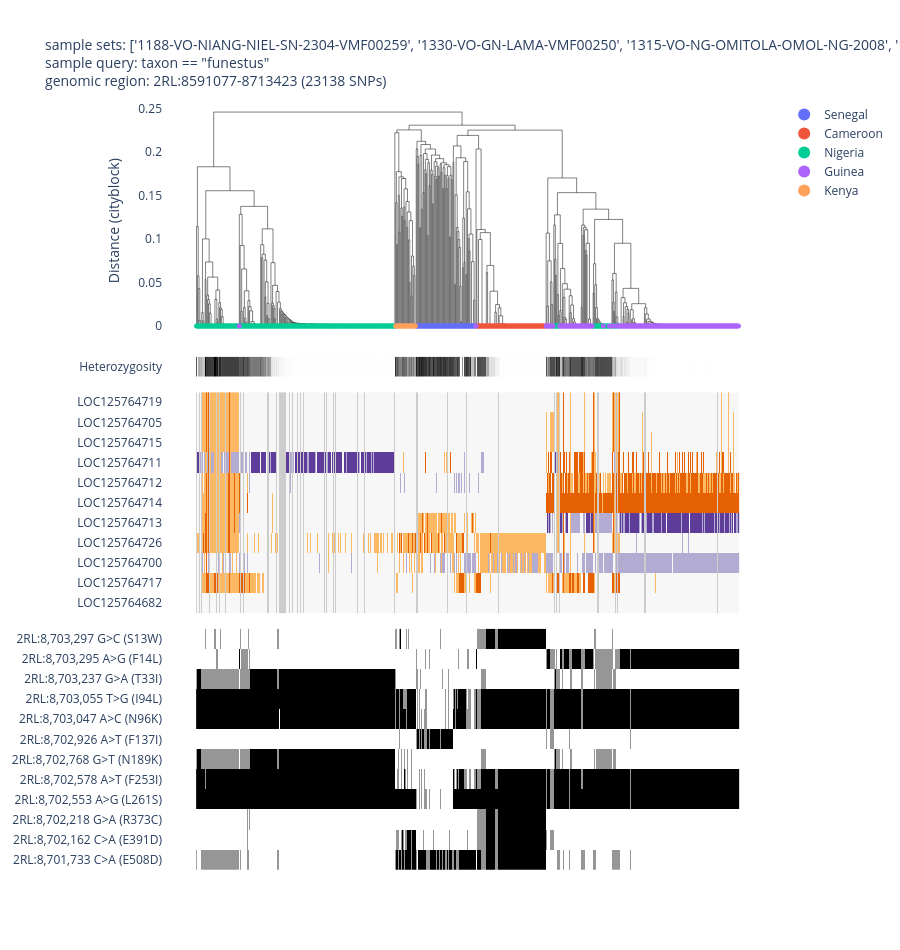

Notebook source saved alongside this figure:
### Code cell
af1.plot_diplotype_clustering_advanced(
    region="2RL:8591077-8713423",        
    cnv_region="2RL:8591077-8713423",    
    snp_transcript="LOC125764705_t1",            
    sample_sets=sample_sets,  
    sample_query='taxon == "funestus"',                         
    site_mask="funestus",                     
    linkage_method="complete",                 
    color="country",  
)

### Figure 1 — Plotly figure (JSON) as saved in the notebook; plotly's stock layout.template omitted (floating-point values rounded to 4 significant figures; data arrays with more than 128 entries replaced by an {"elided": "..."} marker saying what was removed)
{"data": [{"hovertemplate": "x=%{x}<br>y=%{y}<extra></extra>", "legendgroup": "", "line": {"color": "black", "dash": "solid", "width": 0.5}, "marker": {"size": 5, "symbol": "circle"}, "mode": "lines", "name": "", "orientation": "v", "showlegend": false, "type": "scatter", "x": {"elided": "3170 float values"}, "xaxis": "x", "y": {"elided": "3170 float values"}, "yaxis": "y"}, {"customdata": {"elided": "71x11 mixed values"}, "hovertemplate": "<b>%{hovertext}</b><br><br>country=%{customdata[4]}<br>x=%{x}<br>y=%{y}<br>sample_id=%{customdata[0]}<br>partner_sample_id=%{customdata[1]}<br>sample_set=%{customdata[2]}<br>taxon=%{customdata[3]}<br>admin1_iso=%{customdata[5]}<br>admin1_name=%{customdata[6]}<br>admin2_name=%{customdata[7]}<br>location=%{customdata[8]}<br>year=%{customdata[9]}<br>month=%{customdata[10]}<extra></extra>", "hovertext": ["VBS84566-6020STDY14424039", "VBS84519-6020STDY14423992", "VBS84518-6020STDY14423991", "VBS84485-6020STDY14423934", "VBS84752-6020STDY14424297", "VBS84749-6020STDY14424294", "VBS84837-6020STDY14424406", "VBS84409-6020STDY14423834", "VBS84520-6020STDY14423993", "VBS84867-6020STDY14424460", "VBS84869-6020STDY14424462", "VBS84769-6020STDY14424314", "VBS84755-6020STDY14424300", "VBS84839-6020STDY14424408", "VBS84864-6020STDY14424457", "VBS84865-6020STDY14424458", "VBS84756-6020STDY14424301", "VBS84861-6020STDY14424454", "VBS84754-6020STDY14424299", "VBS84783-6020STDY14424328", "VBS84748-6020STDY14424293", "VBS84753-6020STDY14424298", "VBS84394-6020STDY14423819", "VBS84885-6020STDY14424478", "VBS84771-6020STDY14424316", "VBS84862-6020STDY14424455", "VBS84393-6020STDY14423818", "VBS84784-6020STDY14424329", "VBS84842-6020STDY14424411", "VBS84417-6020STDY14423842", "VBS84750-6020STDY14424295", "VBS84770-6020STDY14424315", "VBS84841-6020STDY14424410", "VBS84863-6020STDY14424456", "VBS84751-6020STDY14424296", "VBS84868-6020STDY14424461", "VBS84782-6020STDY14424327", "VBS84884-6020STDY14424477", "VBS84781-6020STDY14424326", "VBS84886-6020STDY14424479", "VBS84838-6020STDY14424407", "VBS84840-6020STDY14424409", "VBS84843-6020STDY14424412", "VBS84866-6020STDY14424459", "VBS84387-6020STDY14423812", "VBS84677-6020STDY14424198", "VBS85103-6020STDY14424768", "VBS85109-6020STDY14424774", "VBS85009-6020STDY14424650", "VBS85110-6020STDY14424775", "VBS85111-6020STDY14424776", "VBS85107-6020STDY14424772", "VBS85021-6020STDY14424662", "VBS85077-6020STDY14424742", "VBS85112-6020STDY14424777", "VBS85104-6020STDY14424769", "VBS85106-6020STDY14424771", "VBS85105-6020STDY14424770", "VBS85113-6020STDY14424778", "VBS85019-6020STDY14424660", "VBS85020-6020STDY14424661", "VBS85008-6020STDY14424649", "VBS85012-6020STDY14424653", "VBS85006-6020STDY14424647", "VBS85007-6020STDY14424648", "VBS85023-6020STDY14424664", "VBS85013-6020STDY14424654", "VBS85016-6020STDY14424657", "VBS85022-6020STDY14424663", "VBS85015-6020STDY14424656", "VBS85030-6020STDY14424671"], "legendgroup": "Senegal", "line": {"color": "black", "width": 0.5}, "marker": {"color": "#636EFA", "size": 5, "symbol": "circle"}, "mode": "markers", "name": "Senegal", "orientation": "v", "showlegend": true, "type": "scatter", "x": [232, 257, 258, 259, 260, 261, 262, 263, 264, 265, 266, 267, 268, 269, 270, 271, 272, 273, 274, 275, 276, 277, 278, 279, 280, 281, 282, 283, 284, 285, 286, 287, 288, 289, 290, 291, 292, 293, 294, 295, 296, 297, 298, 299, 300, 301, 302, 303, 304, 305, 306, 307, 308, 309, 310, 311, 312, 313, 314, 315, 316, 317, 318, 319, 320, 321, 322, 323, 324, 325, 326], "xaxis": "x", "y": [0, 0, 0, 0, 0, 0, 0, 0, 0, 0, 0, 0, 0, 0, 0, 0, 0, 0, 0, 0, 0, 0, 0, 0, 0, 0, 0, 0, 0, 0, 0, 0, 0, 0, 0, 0, 0, 0, 0, 0, 0, 0, 0, 0, 0, 0, 0, 0, 0, 0, 0, 0, 0, 0, 0, 0, 0, 0, 0, 0, 0, 0, 0, 0, 0, 0, 0, 0, 0, 0, 0], "yaxis": "y"}, {"customdata": {"elided": "81x11 mixed values"}, "hovertemplate": "<b>%{hovertext}</b><br><br>country=%{customdata[4]}<br>x=%{x}<br>y=%{y}<br>sample_id=%{customdata[0]}<br>partner_sample_id=%{customdata[1]}<br>sample_set=%{customdata[2]}<br>taxon=%{customdata[3]}<br>admin1_iso=%{customdata[5]}<br>admin1_name=%{customdata[6]}<br>admin2_name=%{customdata[7]}<br>location=%{customdata[8]}<br>year=%{customdata[9]}<br>month=%{customdata[10]}<extra></extra>", "hovertext": ["VBS67761-6838STDY13256115", "VBS67758-6838STDY13256113", "VBS67739-6838STDY13256097", "VBS67794-6838STDY13256143", "VBS67834-6838STDY13256178", "VBS67847-6838STDY13256190", "VBS67757-6838STDY13256112", "VBS67767-6838STDY13256121", "VBS67838-6838STDY13256182", "VBS67764-6838STDY13256118", "VBS67770-6838STDY13256124", "VBS67800-6838STDY13256146", "VBS67773-6838STDY13256127", "VBS67840-6838STDY13256184", "VBS67769-6838STDY13256123", "VBS67779-6838STDY13256133", "VBS67801-6838STDY13256147", "VBS67841-6838STDY13256185", "VBS67780-6838STDY13256134", "VBS67797-6838STDY13256144", "VBS67824-6838STDY13256169", "VBS67777-6838STDY13256131", "VBS67745-6838STDY13256102", "VBS67793-6838STDY13256142", "VBS67849-6838STDY13256192", "VBS67785-6838STDY13256139", "VBS67748-6838STDY13256105", "VBS67775-6838STDY13256129", "VBS67806-6838STDY13256153", "VBS67805-6838STDY13256152", "VBS67749-6838STDY13256106", "VBS67754-6838STDY13256109", "VBS67825-6838STDY13256170", "VBS67765-6838STDY13256119", "VBS67751-6838STDY13256107", "VBS67813-6838STDY13256158", "VBS67786-6838STDY13256140", "VBS67798-6838STDY13256145", "VBS67747-6838STDY13256104", "VBS67752-6838STDY13256108", "VBS67763-6838STDY13256117", "VBS67742-6838STDY13256099", "VBS67744-6838STDY13256101", "VBS67784-6838STDY13256138", "VBS67741-6838STDY13256098", "VBS67818-6838STDY13256163", "VBS67823-6838STDY13256168", "VBS67766-6838STDY13256120", "VBS67835-6838STDY13256179", "VBS67845-6838STDY13256189", "VBS67782-6838STDY13256136", "VBS67844-6838STDY13256188", "VBS67836-6838STDY13256180", "VBS67832-6838STDY13256176", "VBS67842-6838STDY13256186", "VBS67760-6838STDY13256114", "VBS67822-6838STDY13256167", "VBS67848-6838STDY13256191", "VBS67743-6838STDY13256100", "VBS67817-6838STDY13256162", "VBS67783-6838STDY13256137", "VBS67821-6838STDY13256166", "VBS67755-6838STDY13256110", "VBS67808-6838STDY13256155", "VBS67776-6838STDY13256130", "VBS67830-6838STDY13256174", "VBS67762-6838STDY13256116", "VBS67827-6838STDY13256171", "VBS67831-6838STDY13256175", "VBS67837-6838STDY13256181", "VBS67772-6838STDY13256126", "VBS67746-6838STDY13256103", "VBS67833-6838STDY13256177", "VBS67803-6838STDY13256149", "VBS67768-6838STDY13256122", "VBS67802-6838STDY13256148", "VBS67778-6838STDY13256132", "VBS67781-6838STDY13256135", "VBS67843-6838STDY13256187", "VBS67787-6838STDY13256141", "VBS67828-6838STDY13256172"], "legendgroup": "Cameroon", "line": {"color": "black", "width": 0.5}, "marker": {"color": "#EF553B", "size": 5, "symbol": "circle"}, "mode": "markers", "name": "Cameroon", "orientation": "v", "showlegend": true, "type": "scatter", "x": [328, 329, 330, 331, 332, 333, 334, 335, 336, 337, 338, 339, 340, 341, 342, 343, 344, 345, 346, 347, 348, 349, 350, 351, 352, 353, 354, 355, 356, 357, 358, 359, 360, 361, 362, 363, 364, 365, 366, 367, 368, 369, 370, 371, 372, 373, 374, 375, 376, 377, 378, 379, 380, 381, 382, 383, 384, 385, 386, 387, 388, 389, 390, 391, 392, 393, 394, 395, 396, 397, 398, 399, 400, 401, 402, 403, 404, 405, 406, 407, 408], "xaxis": "x", "y": [0, 0, 0, 0, 0, 0, 0, 0, 0, 0, 0, 0, 0, 0, 0, 0, 0, 0, 0, 0, 0, 0, 0, 0, 0, 0, 0, 0, 0, 0, 0, 0, 0, 0, 0, 0, 0, 0, 0, 0, 0, 0, 0, 0, 0, 0, 0, 0, 0, 0, 0, 0, 0, 0, 0, 0, 0, 0, 0, 0, 0, 0, 0, 0, 0, 0, 0, 0, 0, 0, 0, 0, 0, 0, 0, 0, 0, 0, 0, 0, 0], "yaxis": "y"}, {"customdata": {"elided": "263x11 mixed values"}, "hovertemplate": "<b>%{hovertext}</b><br><br>country=%{customdata[4]}<br>x=%{x}<br>y=%{y}<br>sample_id=%{customdata[0]}<br>partner_sample_id=%{customdata[1]}<br>sample_set=%{customdata[2]}<br>taxon=%{customdata[3]}<br>admin1_iso=%{customdata[5]}<br>admin1_name=%{customdata[6]}<br>admin2_name=%{customdata[7]}<br>location=%{customdata[8]}<br>year=%{customdata[9]}<br>month=%{customdata[10]}<extra></extra>", "hovertext": {"elided": "263 str values"}, "legendgroup": "Nigeria", "line": {"color": "black", "width": 0.5}, "marker": {"color": "#00CC96", "size": 5, "symbol": "circle"}, "mode": "markers", "name": "Nigeria", "orientation": "v", "showlegend": true, "type": "scatter", "x": {"elided": "263 int values"}, "xaxis": "x", "y": {"elided": "263 int values"}, "yaxis": "y"}, {"customdata": {"elided": "196x11 mixed values"}, "hovertemplate": "<b>%{hovertext}</b><br><br>country=%{customdata[4]}<br>x=%{x}<br>y=%{y}<br>sample_id=%{customdata[0]}<br>partner_sample_id=%{customdata[1]}<br>sample_set=%{customdata[2]}<br>taxon=%{customdata[3]}<br>admin1_iso=%{customdata[5]}<br>admin1_name=%{customdata[6]}<br>admin2_name=%{customdata[7]}<br>location=%{customdata[8]}<br>year=%{customdata[9]}<br>month=%{customdata[10]}<extra></extra>", "hovertext": {"elided": "196 str values"}, "legendgroup": "Guinea", "line": {"color": "black", "width": 0.5}, "marker": {"color": "#AB63FA", "size": 5, "symbol": "circle"}, "mode": "markers", "name": "Guinea", "orientation": "v", "showlegend": true, "type": "scatter", "x": {"elided": "196 int values"}, "xaxis": "x", "y": {"elided": "196 int values"}, "yaxis": "y"}, {"customdata": {"elided": "24x11 mixed values"}, "hovertemplate": "<b>%{hovertext}</b><br><br>country=%{customdata[4]}<br>x=%{x}<br>y=%{y}<br>sample_id=%{customdata[0]}<br>partner_sample_id=%{customdata[1]}<br>sample_set=%{customdata[2]}<br>taxon=%{customdata[3]}<br>admin1_iso=%{customdata[5]}<br>admin1_name=%{customdata[6]}<br>admin2_name=%{customdata[7]}<br>location=%{customdata[8]}<br>year=%{customdata[9]}<br>month=%{customdata[10]}<extra></extra>", "hovertext": ["AK0123-C", "AK0148-C", "AK0161-C", "AK0157-C", "AK0124-C", "AK0138-C", "AK0142-C", "AK0150-C", "AK0151-C", "AK0143-C", "AK0136-C", "AK0139-C", "AK0153-C", "AK0163-C", "AK0165-C", "AK0145-C", "AK0158-C", "AK0166-C", "AK0152-C", "AK0154-C", "AK0144-C", "AK0140-C", "AK0149-C", "AK0164-C"], "legendgroup": "Kenya", "line": {"color": "black", "width": 0.5}, "marker": {"color": "#FFA15A", "size": 5, "symbol": "circle"}, "mode": "markers", "name": "Kenya", "orientation": "v", "showlegend": true, "type": "scatter", "x": [233, 234, 235, 236, 237, 238, 239, 240, 241, 242, 243, 244, 245, 246, 247, 248, 249, 250, 251, 252, 253, 254, 255, 256], "xaxis": "x", "y": [0, 0, 0, 0, 0, 0, 0, 0, 0, 0, 0, 0, 0, 0, 0, 0, 0, 0, 0, 0, 0, 0, 0, 0], "yaxis": "y"}, {"colorscale": [[0, "rgb(255,255,255)"], [0.125, "rgb(240,240,240)"], [0.25, "rgb(217,217,217)"], [0.375, "rgb(189,189,189)"], [0.5, "rgb(150,150,150)"], [0.625, "rgb(115,115,115)"], [0.75, "rgb(82,82,82)"], [0.875, "rgb(37,37,37)"], [1, "rgb(0,0,0)"]], "showlegend": false, "showscale": false, "type": "heatmap", "xaxis": "x2", "y": ["Heterozygosity"], "yaxis": "y2", "z": {"elided": "1x635 float values"}}, {"colorscale": [[0, "#cccccc"], [0.2, "#5e3c99"], [0.4, "#b2abd2"], [0.6, "#f7f7f7"], [0.8, "#fdb863"], [1, "#e66101"]], "showlegend": false, "showscale": false, "type": "heatmap", "xaxis": "x3", "y": ["LOC125764682", "LOC125764717", "LOC125764700", "LOC125764726", "LOC125764713", "LOC125764714", "LOC125764712", "LOC125764711", "LOC125764715", "LOC125764705", "LOC125764719"], "yaxis": "y3", "z": {"elided": "11x635 float values"}, "zmax": 4, "zmin": -1}, {"colorscale": [[0, "rgb(255,255,255)"], [0.125, "rgb(240,240,240)"], [0.25, "rgb(217,217,217)"], [0.375, "rgb(189,189,189)"], [0.5, "rgb(150,150,150)"], [0.625, "rgb(115,115,115)"], [0.75, "rgb(82,82,82)"], [0.875, "rgb(37,37,37)"], [1, "rgb(0,0,0)"]], "showlegend": false, "showscale": false, "type": "heatmap", "xaxis": "x4", "y": ["2RL:8,701,733 C>A (E508D)", "2RL:8,702,162 C>A (E391D)", "2RL:8,702,218 G>A (R373C)", "2RL:8,702,553 A>G (L261S)", "2RL:8,702,578 A>T (F253I)", "2RL:8,702,768 G>T (N189K)", "2RL:8,702,926 A>T (F137I)", "2RL:8,703,047 A>C (N96K)", "2RL:8,703,055 T>G (I94L)", "2RL:8,703,237 G>A (T33I)", "2RL:8,703,295 A>G (F14L)", "2RL:8,703,297 G>C (S13W)"], "yaxis": "y4", "z": {"elided": "12x635 int values"}}], "layout": {"height": 950, "hovermode": "closest", "legend": {"itemsizing": "constant", "tracegroupgap": 0}, "plot_bgcolor": "white", "title": {"font": {"size": 14}, "text": "sample sets: ['1188-VO-NIANG-NIEL-SN-2304-VMF00259', '1330-VO-GN-LAMA-VMF00250', '1315-VO-NG-OMITOLA-OMOL-NG-2008', '1281-VO-CM-CHRISTOPHE-VMF00227', 'AG1000G-KE']<br>sample query: taxon == \"funestus\"<br>genomic region: 2RL:8591077-8713423 (23138 SNPs)"}, "xaxis": {"anchor": "y", "domain": [0, 1], "matches": "x4", "showticklabels": false, "visible": false}, "xaxis2": {"anchor": "y2", "domain": [0, 1], "matches": "x4", "showticklabels": false, "visible": false}, "xaxis3": {"anchor": "y3", "domain": [0, 1], "matches": "x4", "showticklabels": false, "visible": false}, "xaxis4": {"anchor": "y4", "domain": [0, 1], "visible": false}, "yaxis": {"anchor": "x", "domain": [0.6867, 1.0], "title": {"text": "Distance (cityblock)"}}, "yaxis2": {"anchor": "x2", "domain": [0.6406, 0.6667]}, "yaxis3": {"anchor": "x3", "domain": [0.3333, 0.6206]}, "yaxis4": {"anchor": "x4", "domain": [0, 0.3133]}}}
